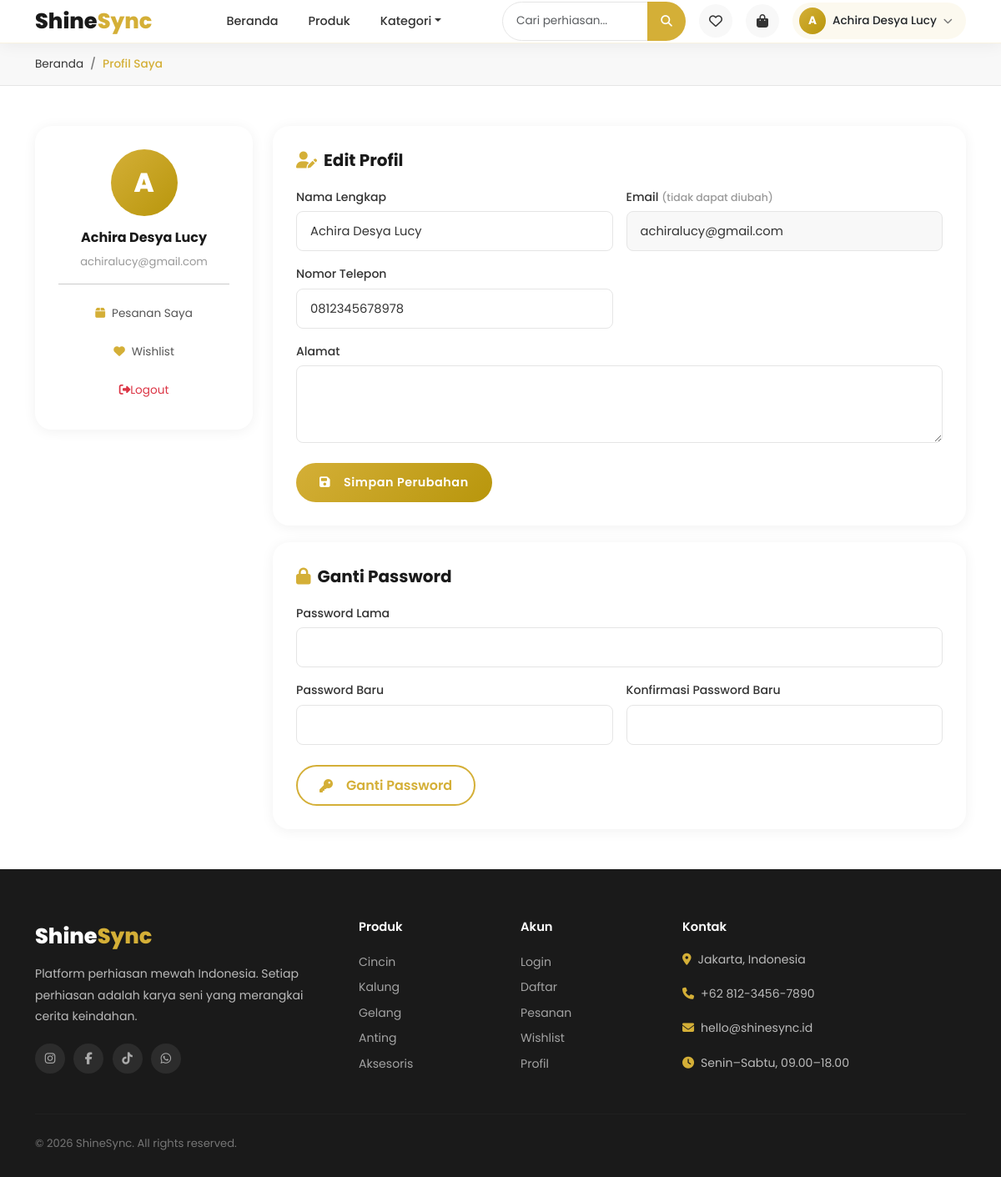
Screenshot of /profile (signed in) with the database file from the repository.
### tables this page shows
CREATE TABLE `users` (
  `id` int UNSIGNED NOT NULL,
  `name` varchar(100) NOT NULL,
  `email` varchar(150) NOT NULL,
  `password` varchar(255) NOT NULL,
  `phone` varchar(20) DEFAULT NULL,
  `address` text,
  `avatar` varchar(255) DEFAULT 'default.png',
  `role` enum('admin','customer') NOT NULL DEFAULT 'customer',
  `is_active` tinyint(1) NOT NULL DEFAULT '1',
  `created_at` timestamp NULL DEFAULT CURRENT_TIMESTAMP,
  `updated_at` timestamp NULL DEFAULT CURRENT_TIMESTAMP ON UPDATE CURRENT_TIMESTAMP
);

### app/core/Controller.php (called while the page is built, shortened)
<?php
class Controller
{
    protected function view(string $viewPath, array $data = []): void
    {
        extract($data);
        $file = __DIR__ . '/../views/' . $viewPath . '.php';
        require $file;
    }
}

### app/controllers/ProfileController.php (called while the page is built, shortened)
<?php
class ProfileController extends Controller
{
    private User $model;
    public function __construct() { parent::__construct(); $this->model = new User(); }
    public function index(): void
    {
        $user      = $this->model->findById(Session::get('user_id'));
        $this->view('customer/profile', compact('user', 'success', 'error', 'pageTitle'));
    }
}

### app/core/Database.php (called while the page is built, shortened)
<?php
class Database
{
    private static ?Database $instance = null;
    private mysqli $conn;
    private function __construct()
    {
        $this->conn = new mysqli(DB_HOST, DB_USER, DB_PASS, DB_NAME, DB_PORT);
        $this->conn->set_charset(DB_CHARSET);
    }
    public static function getInstance(): Database
    {
        if (self::$instance === null) {
            self::$instance = new self();
        }
        return self::$instance;
    }
    public function query(string $sql, array $params = []): array
    {
        if (empty($params)) {
            $result = $this->conn->query($sql);
            return $result->fetch_all(MYSQLI_ASSOC) ?: [];
        }
        $stmt = $this->prepare($sql, $params);
        $stmt->execute();
        $result = $stmt->get_result();
        return $result ? $result->fetch_all(MYSQLI_ASSOC) : [];
    }
    public function queryOne(string $sql, array $params = []): ?array
    {
        $rows = $this->query($sql, $params);
        return $rows[0] ?? null;
    }
    private function prepare(string $sql, array $params): mysqli_stmt
    {
        $stmt = $this->conn->prepare($sql);
        $types = '';
        foreach ($params as $p) {
            if (is_int($p))   $types .= 'i';
            elseif (is_float($p)) $types .= 'd';
            else $types .= 's';
        }
        $stmt->bind_param($types, ...$params);
        return $stmt;
    }
}

### app/core/Session.php (called while the page is built, shortened)
<?php
class Session
{
    public static function get(string $key, mixed $default = null): mixed
    {
        return $_SESSION[$key] ?? $default;
    }
}

### app/core/Model.php (called while the page is built, shortened)
<?php
class Model
{
    public function __construct()
    {
        $this->db = Database::getInstance();
    }
}

### app/models/User.php (called while the page is built, shortened)
<?php
class User extends Model
{
    public function findById(int $id): ?array
    {
        return $this->db->queryOne(
            "SELECT id, name, email, phone, address, avatar, role, is_active, created_at FROM users WHERE id = ?",
            [$id]
        );
    }
}

### app/views/customer/profile.php (the view)
<?php
include __DIR__ . '/../layouts/header.php';
?>
<div class="ss-breadcrumb"><div class="container">
  <nav><ol class="breadcrumb mb-0">
    <li class="breadcrumb-item"><a href="<?= APP_URL ?>">Beranda</a></li>
    <li class="breadcrumb-item active">Profil Saya</li>
  </ol></nav>
</div></div>
<section class="ss-section-sm">
  <div class="container">
    <div class="row g-4 justify-content-center">
      <div class="col-lg-3 col-md-4">
        <div style="background:#fff;border-radius:20px;padding:28px;box-shadow:0 2px 16px rgba(0,0,0,.06);text-align:center;">
          <div style="width:80px;height:80px;border-radius:50%;background:linear-gradient(135deg,#D4AF37,#B8960C);display:flex;align-items:center;justify-content:center;color:#fff;font-weight:800;font-size:2rem;margin:0 auto 16px;">
            <?= strtoupper(substr($user['name'],0,1)) ?>
          </div>
          <h6 style="font-weight:700;"><?= htmlspecialchars($user['name']) ?></h6>
          <p style="font-size:.82rem;color:#999;"><?= htmlspecialchars($user['email']) ?></p>
          <hr>
          <div class="d-flex flex-column gap-2">
            <a href="<?= APP_URL ?>/orders" style="font-size:.85rem;color:#555;text-decoration:none;padding:8px;border-radius:8px;transition:all .3s;" onmouseenter="this.style.background='rgba(212,175,55,.08)'" onmouseleave="this.style.background=''">
              <i class="fas fa-box me-2" style="color:#D4AF37;"></i>Pesanan Saya
            </a>
            <a href="<?= APP_URL ?>/wishlist" style="font-size:.85rem;color:#555;text-decoration:none;padding:8px;border-radius:8px;transition:all .3s;" onmouseenter="this.style.background='rgba(212,175,55,.08)'" onmouseleave="this.style.background=''">
              <i class="fas fa-heart me-2" style="color:#D4AF37;"></i>Wishlist
            </a>
            <a href="<?= APP_URL ?>/auth/logout" style="font-size:.85rem;color:#DC3545;text-decoration:none;padding:8px;border-radius:8px;">
              <i class="fas fa-sign-out-alt me-2;"></i>Logout
            </a>
          </div>
        </div>
      </div>
      <div class="col-lg-9 col-md-8">
        <div style="background:#fff;border-radius:20px;padding:28px;box-shadow:0 2px 16px rgba(0,0,0,.06);margin-bottom:20px;">
          <h5 style="font-weight:700;margin-bottom:20px;"><i class="fas fa-user-edit me-2" style="color:#D4AF37;"></i>Edit Profil</h5>
          <form method="POST" action="<?= APP_URL ?>/profile/update" enctype="multipart/form-data">
            <div class="row g-3">
              <div class="col-md-6">
                <label class="form-label">Nama Lengkap</label>
                <input type="text" name="name" class="form-control" value="<?= htmlspecialchars($user['name']) ?>" required>
              </div>
              <div class="col-md-6">
                <label class="form-label">Email <span style="color:#999;font-size:.78rem;">(tidak dapat diubah)</span></label>
                <input type="email" class="form-control" value="<?= htmlspecialchars($user['email']) ?>" disabled style="background:#F8F8F8;">
              </div>
              <div class="col-md-6">
                <label class="form-label">Nomor Telepon</label>
                <input type="tel" name="phone" class="form-control" value="<?= htmlspecialchars($user['phone']??'') ?>">
              </div>
              <div class="col-12">
                <label class="form-label">Alamat</label>
                <textarea name="address" class="form-control" rows="3"><?= htmlspecialchars($user['address']??'') ?></textarea>
              </div>
            </div>
            <button type="submit" class="btn-gold mt-4"><i class="fas fa-save me-2"></i>Simpan Perubahan</button>
          </form>
        </div>
        <div style="background:#fff;border-radius:20px;padding:28px;box-shadow:0 2px 16px rgba(0,0,0,.06);">
          <h5 style="font-weight:700;margin-bottom:20px;"><i class="fas fa-lock me-2" style="color:#D4AF37;"></i>Ganti Password</h5>
          <form method="POST" action="<?= APP_URL ?>/profile/change-password">
            <div class="row g-3">
              <div class="col-12">
                <label class="form-label">Password Lama</label>
                <input type="password" name="current_password" class="form-control" required>
              </div>
              <div class="col-md-6">
                <label class="form-label">Password Baru</label>
                <input type="password" name="new_password" class="form-control" required>
              </div>
              <div class="col-md-6">
                <label class="form-label">Konfirmasi Password Baru</label>
                <input type="password" name="confirm_password" class="form-control" required>
              </div>
            </div>
            <button type="submit" class="btn-outline-gold mt-4"><i class="fas fa-key me-2"></i>Ganti Password</button>
          </form>
        </div>
      </div>
    </div>
  </div>
</section>
<?php include __DIR__ . '/../layouts/footer.php'; ?>

### public/css/style.css (style rules this page uses)
:root { --gold: #D4AF37; --gold-light: #E8CC66; --gold-dark: #B8960C; --black: #1A1A1A; --dark: #2D2D2D; --white: #FFFFFF; --bg: #F8F8F8; --text: #333333; --text-muted: #777777; --border: #E5E5E5; --success: #28A745; --danger: #DC3545; --warning: #FFC107; --info: #17A2B8; --radius: 16px; --radius-sm: 8px; --radius-lg: 24px; --shadow: 0 4px 24px rgba(0, 0, 0, 0.08); --shadow-hover: 0 12px 40px rgba(212, 175, 55, 0.25); --shadow-card: 0 2px 16px rgba(0, 0, 0, 0.06); --transition: all 0.3s cubic-bezier(0.4, 0, 0.2, 1); --font: 'Poppins', sans-serif; }
*, *::before, *::after { box-sizing: border-box; margin: 0; padding: 0; }
html { scroll-behavior: smooth; }
html, body { max-width: 100%; overflow-x: hidden; }
body { font-family: var(--font); background-color: var(--white); color: var(--text); line-height: 1.6; -webkit-font-smoothing: antialiased; }
a { text-decoration: none; color: inherit; transition: var(--transition); }
h1, h2, h3, h4, h5, h6 { font-weight: 700; line-height: 1.3; color: var(--black); }
.btn-gold { background: linear-gradient(135deg, var(--gold), var(--gold-dark)); color: var(--white); border: none; padding: 12px 28px; border-radius: 50px; font-weight: 600; font-size: 0.9rem; letter-spacing: 0.5px; cursor: pointer; transition: var(--transition); display: inline-flex; align-items: center; justify-content: center; gap: 8px; text-align: center; white-space: normal; }
.btn-outline-gold { background: transparent; color: var(--gold); border: 2px solid var(--gold); padding: 10px 26px; border-radius: 50px; font-weight: 600; cursor: pointer; transition: var(--transition); display: inline-flex; align-items: center; justify-content: center; gap: 8px; text-align: center; white-space: normal; }
.form-control, .form-select { border: 1.5px solid var(--border); border-radius: var(--radius-sm); padding: 12px 16px; font-family: var(--font); font-size: 0.92rem; transition: var(--transition); background: var(--white); color: var(--text); }
.form-label { font-weight: 500; font-size: 0.88rem; color: var(--text); margin-bottom: 6px; display: block; }
.ss-section-sm { padding: 48px 0; }
.ss-breadcrumb { background: var(--bg); padding: 14px 0; border-bottom: 1px solid var(--border); }
.ss-breadcrumb .breadcrumb { margin: 0; font-size: 0.85rem; }
.ss-breadcrumb .breadcrumb-item+.breadcrumb-item::before { color: var(--text-muted); }
.ss-breadcrumb .breadcrumb-item.active { color: var(--gold); font-weight: 500; }

### rows the page displays
users: name "A", name "Achira Desya Lucy", email "achiralucy@gmail.com", phone "0812345678978"

### other values shown
substr(Session::get('user_name','U'),0,1) "A"
Session::get('user_name') "Achira Desya Lucy"
